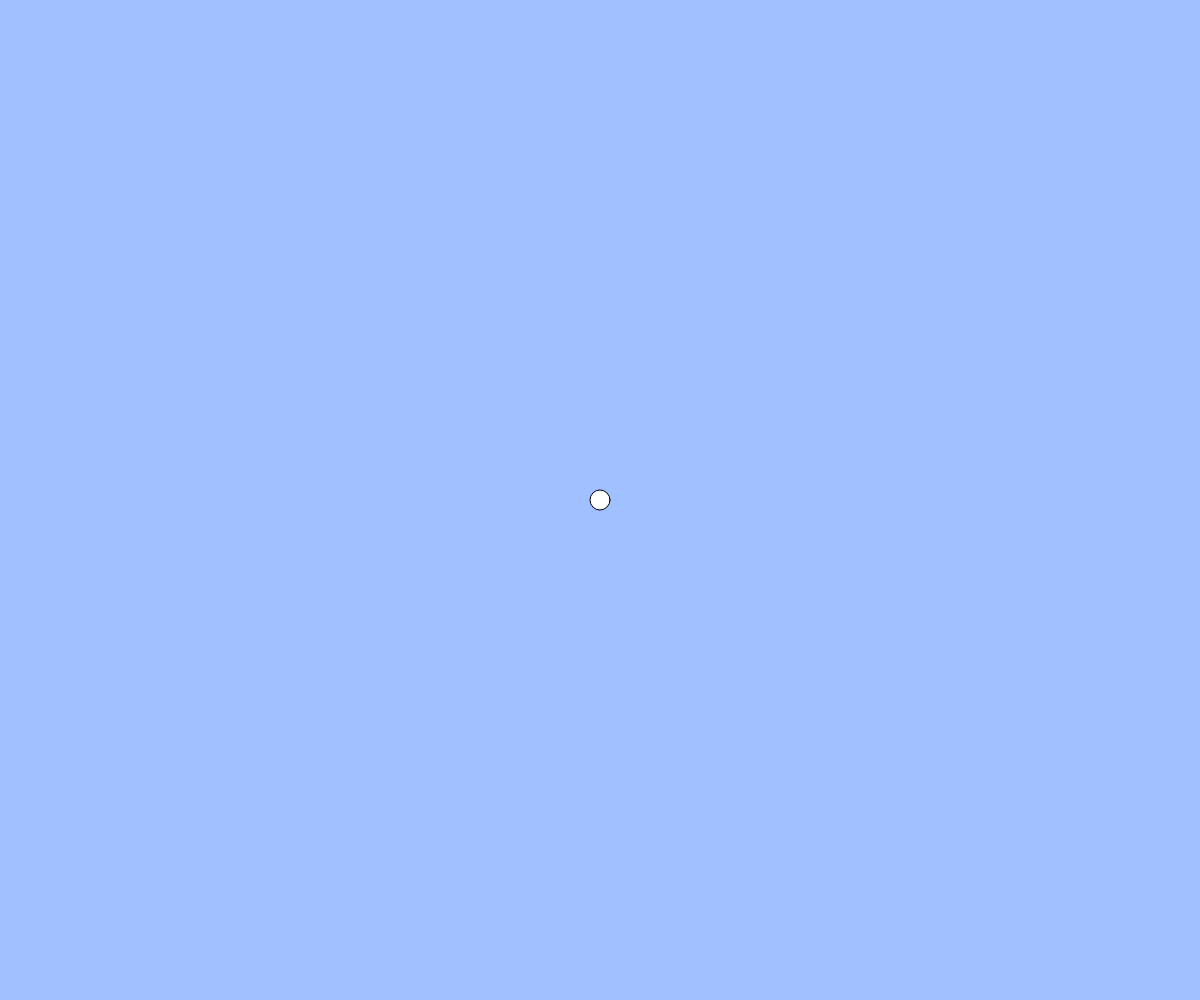
Frame 1 (no input)
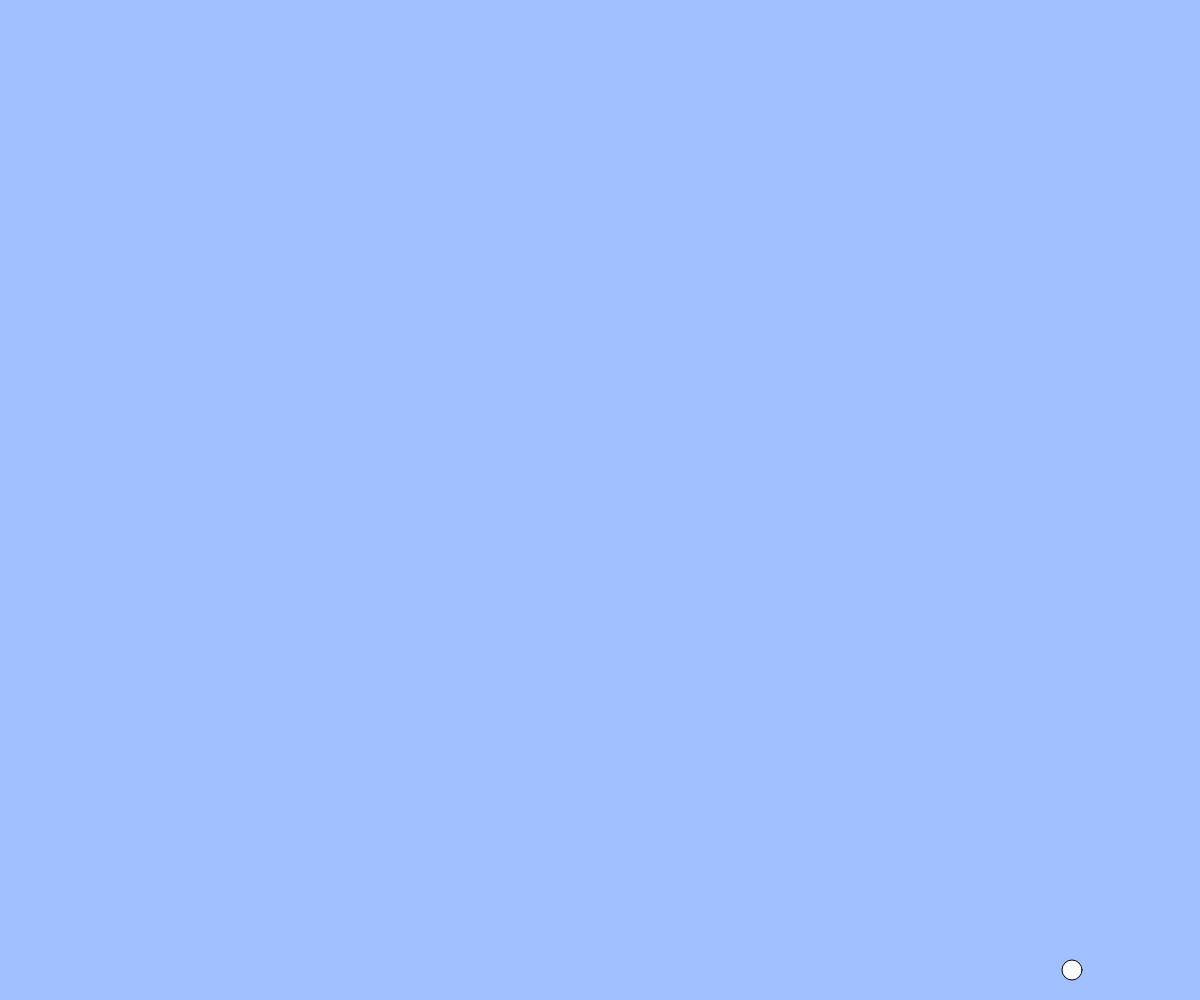
Frame 60 (no input)
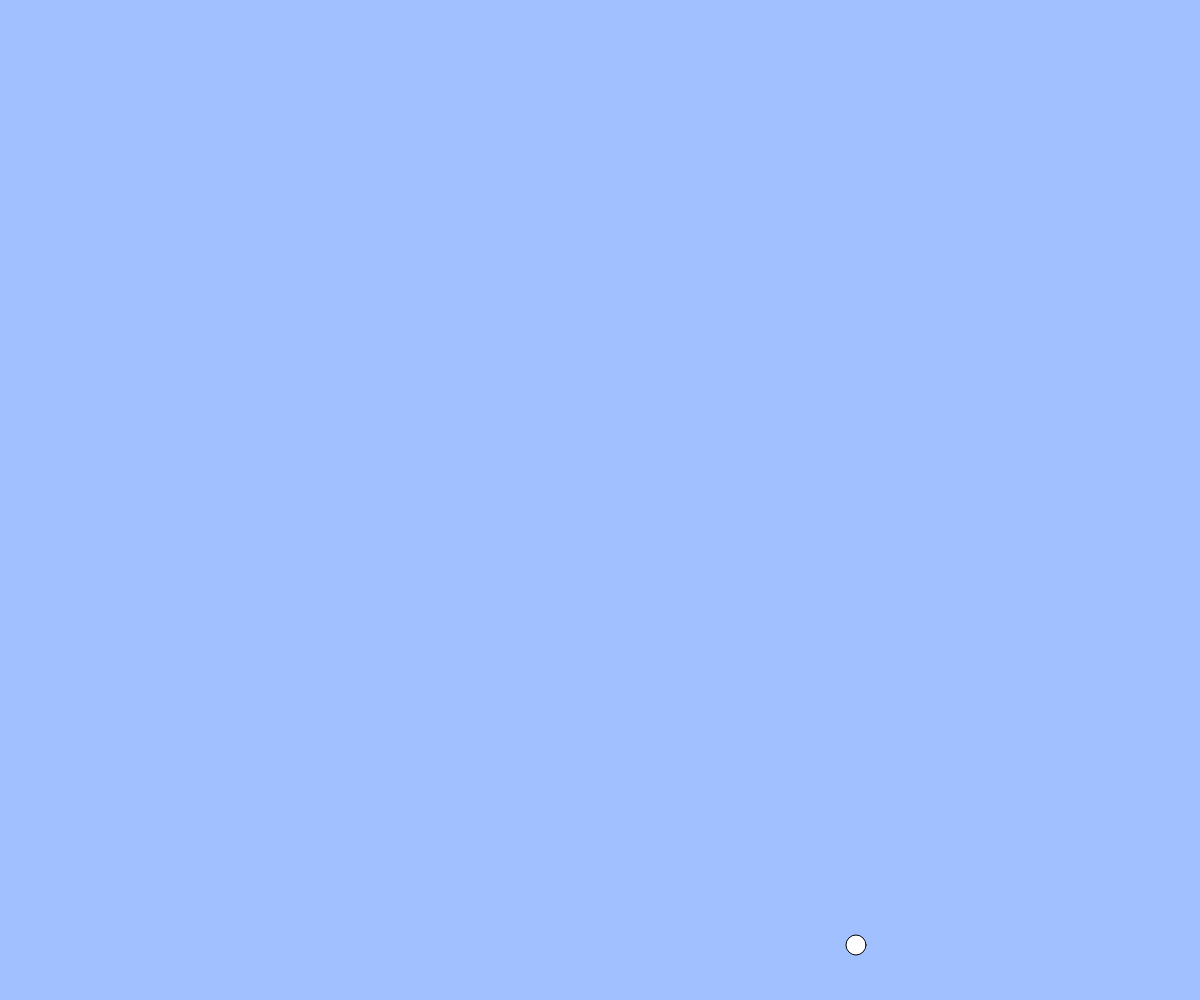
Frame 120 (the mouse pressed at the canvas centre since frame 60)

The p5.js sketch that drew these frames (run headless with seeded random() and noise() and a simulated clock; from frame 60 on, the mouse is pressed at the canvas centre):

// p5.js sketch
// ── sketch.js
// テキスト「アニメーションの基本」
let x, y, vx, vy;
const g = 5; // 重力加速度
const vyMax = 30;

function setup(){
  createCanvas(windowWidth, windowHeight);
  x = width / 2;
  y = height / 2;
  vx = 8;
  vy = 8;
}

function draw(){
  background(160, 192, 255);
  ellipse(x, y, 20, 20);
  x += vx;
  y += vy;

  // 重力（コメント機能でオンオフ切り替えて実行してみましょう）
  vy = constrain(vy + g, -vyMax, vyMax);

  // 端の処理パターン (1) 反対側から出てくる
   //if(x > width){ x = 0; }
   //else if(x < 0){ x = width; }
   //if(y > height){ y = 0; }
   //if(y < 0){ y = height; }

　// 端の処理パターン (2) 跳ね返る
  if(x < 0 || x > width){ vx = -1 * vx; }
  if(y > height){ vy = -1 * vy; }
  x = constrain(x, 0, width);
  y = constrain(y, 0, height);
}

function windowResized(){
  resizeCanvas(windowWidth, windowHeight);
}
